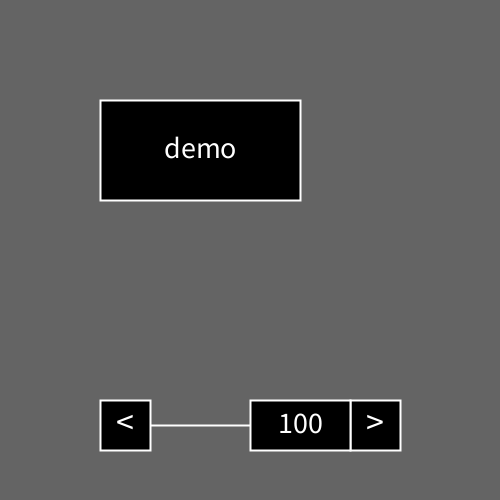
Frame 1 (no input)
Frame 60 (the mouse pressed at the canvas centre just before this capture): identical to frame 1, image omitted
Frame 120 (the mouse held since frame 60 and released just before this capture): identical to frame 1, image omitted

The Processing sketch that drew this single still picture (run headless with seeded random() and noise(); from frame 60 on, the mouse is pressed at the canvas centre):

// Processing sketch: GUILib
// ── GUILib.pde
// Demo
class DemoButton extends Button {
  public DemoButton() {
    x=100;
    y=100;
    _width=200;
    _text = "demo";
  }
  
  void onClick() {
    println("click");
  }
  
  void onPress() {
    super.onPress();
    println("press");
  }
  
  void onDrag(int delta_x, int delta_y) {
    println("drag");
  }
  
  void onRelease() {
    super.onRelease();
    println("release");
  }
}

DemoButton button;
Slider s;

void setup() {
  size(500,500);
  button = new DemoButton();
  s = new Slider(100, 400, 300, 50);
}

void draw() {
  background(100);
  button.draw();
  s.draw();
}

// ── GUI.pde
/* Issues
  Hide and show system is not declarative
*/

static class Pressable {
  static ArrayList<Pressable> all;
  static Pressable dragging;
  static int last_drag_x, last_drag_y;
  static {
    all = new ArrayList<Pressable>();
    dragging = null;
  }
  private boolean visibility;
  protected ArrayList<Pressable> children;
  public Pressable() {
    all.add(this);
    visibility = true;
    children = new ArrayList<Pressable>();
  }
  boolean isVisible() {
    return visibility;
  }
  void show() {
    visibility = true;
    for (Pressable child : children) {
      child.show();
    }
  }
  void hide() {
    visibility = false;
    if (dragging == this) {
      onRelease();
      dragging = null;
    }
    for (Pressable child : children) {
      child.hide();
    }
  }
  void onPress() {
  }
  void onDrag(int delta_x, int delta_y) {
  }
  void onRelease() {
  }
  boolean beingDragged() {
    return dragging == this;
  }
  void onClick() {
  }
  boolean isMouseOver() {
    return false;
  }
  void release() {
    all.remove(this);
  }
}

class Button extends Pressable {
  int x, y, _width, _height;
  String _text; 
  int fontsize;
  color back;
  color fore;
  color highlight;
  int press_sink_depth;
  private boolean floating;
  private float float_progress;
  
  public Button(String _text, int x, int y, int _width, int _height) {
    this._text = _text;
    this.x = x;
    this.y = y;
    this._width = _width;
    this._height = _height;
    fontsize = 30;
    back = #000000;
    fore = #FFFFFF;
    highlight = #005555;
    press_sink_depth = 5;
    floating = false;
  }
  
  public Button() {
    this("", 0, 0, 100, 100);
  }
  
  void draw() {
    stroke(fore);
    strokeWeight(2);
    if (isMouseOver()) {
      fill(highlight);
    } else {
      fill(back);
    }
    pushMatrix();
    if (beingDragged()) {
      translate(press_sink_depth, press_sink_depth);
      floating = true;
      float_progress = press_sink_depth;
    } else {
      if (floating) {
        float_progress *= .8;
        if (float_progress < 1) {
          floating = false;
        } else {
          translate(float_progress, float_progress);
        }
      }
    }
    rect(x, y, _width, _height);
    textSize(fontsize);
    fill(fore);
    textAlign(CENTER, CENTER);
    text(_text, x, y - fontsize/8, _width, _height);
    popMatrix();
  }
  
  boolean isMouseOver() {
    return x<mouseX && mouseX<x+_width 
            && y<mouseY && mouseY<y+_height;
  }
}

class Slider extends KeyboardListener{
  class Arrow extends Button {
    Slider parent;
    public Arrow(Slider parent, String left_or_right) {
      this.parent = parent;
      fontsize = 36;
      if (left_or_right == "<") {
        _text = "<";
        x = parent.x;
        y = parent.y;
        _width = parent._height;
        _height = parent._height;
      } else {
        _text = ">";
        x = parent.x + parent._width - parent._height;
        y = parent.y;
        _width = parent._height;
        _height = parent._height;
      }
    }
    
    void onClick() {
      parent.arrowClick(_text);
    }
  }
  private int x, y, _width, _height;
  int box_width;
  int _min, _max;
  private float value;
  Arrow leftArrow, rightArrow;
  int fontsize;
  color line_color;
  int line_width;
  color box_fore;
  color box_back;
  color box_highlight;
  color box_selected;
  float hint_fontsize_ratio;
  private boolean click_or_drag;
  private String input_value;
  
  public Slider(int x, int y, int _width, int _height) {
    this.x = x;
    this.y = y;
    this._width = _width;
    this._height = _height;
    box_width = 100;
    _min = 0; _max = 100;
    value = _max;
    leftArrow = new Arrow(this, "<");
    rightArrow = new Arrow(this, ">");
    fontsize = 30;
    line_color = #FFFFFF;
    line_width = 2;
    box_fore = #FFFFFF;
    box_back = #000000;
    box_highlight = #005555;
    box_selected = #0000cc;
    hint_fontsize_ratio = .6;
  }

  void setValue(int new_value) {
    value = new_value;
    legalizeValue();
    onChange();
  }
  
  private void arrowClick(String left_or_right) {
    if (hasFocus()) return;
    if (left_or_right == "<") {
      value --;
    } else {
      // >
      value ++;
    }
    legalizeValue();
    onChange();
  }
  
  private void legalizeValue() {
    if (value < _min) value = _min;
    if (value > _max) value = _max;
  }
  
  private int slideSpace() {
    return _width - 2*_height - box_width;
  }
  
  void onPress() {
    if (hasFocus()) return;
    click_or_drag = true;
  }
  
  void onDrag(int delta_x, int delta_y) {
    if (hasFocus()) return;
    click_or_drag = false;
    value += (float)delta_x / slideSpace() * (_max - _min);
    legalizeValue();
  }
  
  void onRelease() {
    if (hasFocus()) return;
    value = int(value);
    onChange();
  }
  
  int getValue() {
    return int(value);
  }
  
  void onClick() {
    if (hasFocus()) return;
    if (click_or_drag) {
      focus();
      input_value = "";
    }
  }
  
  void onKeypress() {
    if (keyCode == 10) {
      // Enter
      unfocus();
      if (input_value.length() != 0) {
        value = Integer.parseInt(input_value);
        legalizeValue();
        onChange();
      }
    } else if (48 <= keyCode && keyCode < 58
                || 96 <= keyCode && keyCode < 106) {
      // Number
      input_value += key;
    } else if (keyCode == 8) {
      // Backspace
      if (input_value.length() > 0) {
        input_value = input_value.
          substring(0, input_value.length() - 1);
      }
    }
  }
  
  void onChange() {
    ; // event. To override. 
  }

  boolean isMouseOver() {
    int box_x = boxX();
    return box_x < mouseX && mouseX < box_x + box_width
            && y < mouseY && mouseY < y + _height;
  }
  
  private int boxX() {
    float proportion = ((float)(value - _min)) 
                        / (_max - _min);
    return int(slideSpace() * proportion) + x + _height;
  }
  
  void draw() {
    stroke(line_color);
    strokeWeight(line_width);
    line(x + _height, y + _height/2, 
      x + _width - _height, y + _height/2);
    leftArrow.draw();
    rightArrow.draw();
    // draw box
    strokeWeight(2);
    if (hasFocus()) {
      fill(box_selected);
      stroke(box_fore);
    } else if (beingDragged()) {
      fill(box_fore);
      stroke(box_back);
    } else if (isMouseOver()) {
      fill(box_highlight);
      stroke(box_fore);
    } else {
      fill(box_back);
      stroke(box_fore);
    }
    int box_x = boxX();
    rect(box_x, y, box_width, _height);
    fill(g.strokeColor);
    textSize(fontsize);
    textAlign(CENTER, CENTER);
    String to_draw;
    if (hasFocus()) {
      if (input_value.length() == 0) {
        to_draw = "Type!";
        textSize(fontsize * hint_fontsize_ratio);
      } else {
        to_draw = input_value;
      }
    } else {
      to_draw = String.valueOf(getValue());
    }
    text(to_draw, box_x, y - fontsize/8, box_width, _height);
  }
}

void mousePressed() {
  for (Pressable pressable : Pressable.all) {
    if (pressable.isVisible() && pressable.isMouseOver()) {
      pressable.onPress();
      Pressable.dragging = pressable;
      Pressable.last_drag_x = mouseX;
      Pressable.last_drag_y = mouseY;
      break;
    }
  }
}

void mouseReleased() {
  if (Pressable.dragging != null) {
    Pressable.dragging.onRelease();
    if (Pressable.dragging.isMouseOver()) {
      Pressable.dragging.onClick();
    }
    Pressable.dragging = null;
  }
}

void mouseDragged() {
  if (Pressable.dragging != null) {
    Pressable.dragging.onDrag(
      mouseX - Pressable.last_drag_x, 
      mouseY - Pressable.last_drag_y);
    Pressable.last_drag_x = mouseX; 
    Pressable.last_drag_y = mouseY;
  }
}

static class KeyboardListener extends Pressable {
  static KeyboardListener focusing;
  static {
    focusing = null;
  }
  void onKeypress(){}
  void focus() {
    focusing = this;
  }
  void unfocus() {
    focusing = null;
  }
  boolean hasFocus() {
    return focusing == this;
  }
  void hide() {
    super.hide();
    if (focusing == this) {
      focusing = null;
    }
  }
}

void keyPressed() {
  if (KeyboardListener.focusing != null) {
    KeyboardListener.focusing.onKeypress();
  }
}
